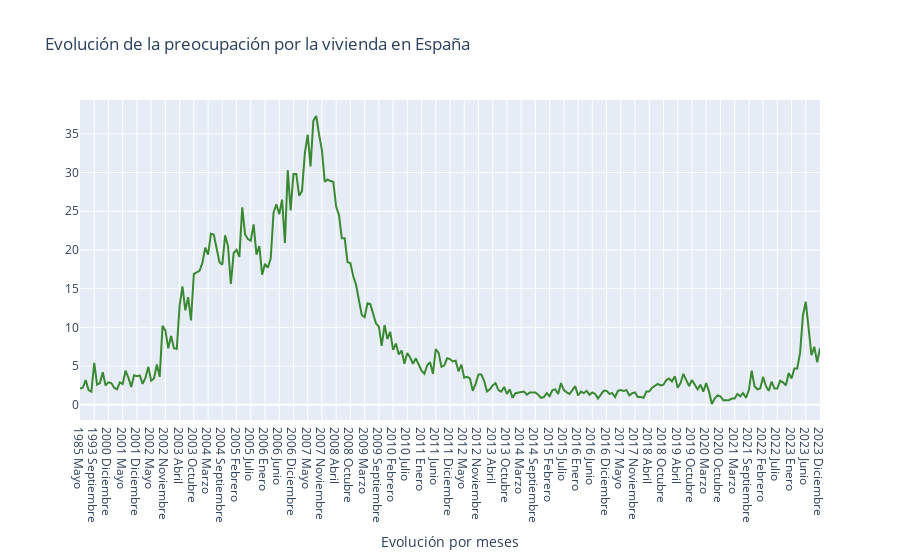

Notebook code for this chart:
### Code cell
trace1 = go.Scatter(
                    x = preocupacion_viv['Periodo'],
                    y = preocupacion_viv['% preocupación vivienda'],
                    name = 'preocupacion por la vivienda',
                    mode= 'lines',
                    marker = dict(color = 'rgba(16, 112, 2, 0.8)'),
                    text = '% preocupacion')


data = [trace1]

layout = dict(title = 'Evolución de la preocupación por la vivienda en España',
             xaxis= dict(title= 'Evolución por meses',ticklen= 5)
           )

fig = go.Figure(data = data, layout=layout)

iplot(fig)

### Figure 1 — Plotly figure (JSON) as saved in the notebook; plotly's stock layout.template omitted (floating-point values rounded to 4 significant figures; data arrays with more than 128 entries replaced by an {"elided": "..."} marker saying what was removed)
{"data": [{"marker": {"color": "rgba(16, 112, 2, 0.8)"}, "mode": "lines", "name": "preocupacion por la vivienda", "text": "% preocupacion", "type": "scatter", "x": {"elided": "275 str values"}, "y": {"elided": "275 float values"}}], "layout": {"title": {"text": "Evolución de la preocupación por la vivienda en España"}, "xaxis": {"ticklen": 5, "title": {"text": "Evolución por meses"}}}}
